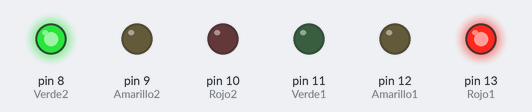
Simulated run of this sketch. Board: Arduino Uno, built with avr-gcc and run on an emulated ATmega328P. Parts: output pins drawn as LEDs (lit = HIGH).

Above: at 1.0 s.
At 3.2 s:
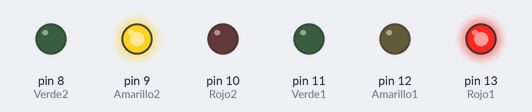
At 5.4 s:
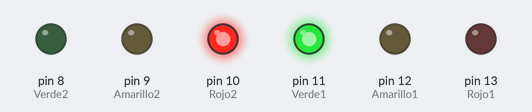
At 7.6 s:
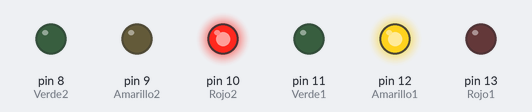
Timing chart, 0 to 11.4 s (numbered marks = the images above):
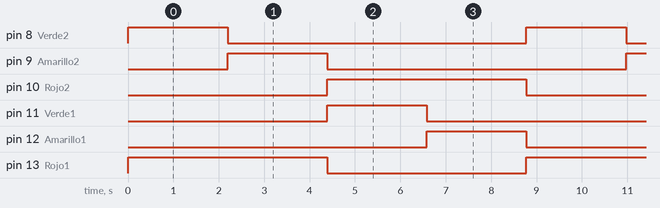

The sketch:

Timer_2.ino
```cpp
int Rojo1=13;
int Amarillo1=12;
int Verde1=11;
int Rojo2=10;
int Amarillo2=9;
int Verde2=8;

void setup() {
  //Detener todas las interrupciones
  noInterrupts();
  //Registro de control A en 0
  TCCR1A=0;
  //Activar el modo CTC en Timer1
  TCCR1B=0;
  TCCR1B |=(1<<WGM12);
  //Pre-escalador en 1024
  TCCR1B |=(1<<CS12) | (1<<CS10);
  //Inicializar el contador en 0
  TCNT1=0;
  //Valor del registro comparador según la formula
  OCR1A=34286;//7812
  //Inicializar el comparador para el registro A
  TIMSK1 |=(1<<OCIE1A);
  //Activar interrupciones nuevamente
  interrupts();

  pinMode(Rojo1,OUTPUT);
  pinMode(Amarillo1,OUTPUT);
  pinMode(Verde1,OUTPUT);
  pinMode(Rojo2,OUTPUT);
  pinMode(Amarillo2,OUTPUT);
  pinMode(Verde2,OUTPUT);

}
//boolean flag=true;
int bandera=0;
ISR(TIMER1_COMPA_vect){
  if(bandera==0){
    digitalWrite(Amarillo1,LOW);
    digitalWrite(Rojo1,HIGH);
    digitalWrite(Rojo2,LOW);
    digitalWrite(Verde2,HIGH);
    bandera=1;
  }
  else{
    if(bandera==1){
      digitalWrite(Verde2,LOW);
      digitalWrite(Amarillo2,HIGH);
      bandera=2;
    }
    else{
      if(bandera==2){
        digitalWrite(Amarillo2,LOW);
        digitalWrite(Rojo2,HIGH);
        digitalWrite(Rojo1,LOW);
        digitalWrite(Verde1,HIGH);
        bandera=3;
      }
      else{
        if(bandera==3){
          digitalWrite(Verde1,LOW);
          digitalWrite(Amarillo1,HIGH);
          bandera=0;
        }
      }
    }
  }

  /*
  if(flag){
    digitalWrite(Rojo2,LOW);
    digitalWrite(Verde1,LOW);
    digitalWrite(Rojo1,HIGH);
    digitalWrite(Verde2,HIGH);
    flag=false;
  }
  else{
    digitalWrite(Rojo1,LOW);
    digitalWrite(Verde2,LOW);
    digitalWrite(Rojo2,HIGH);
    digitalWrite(Verde1,HIGH);
    flag=true;
  }
  */
}

void loop() {

}
```

Measured:
- by itself, pin 8 (Verde2), pin 9 (Amarillo2), pin 11 (Verde1), pin 12 (Amarillo1): alternates HIGH for 2.2 s and LOW for 6.6 s
- by itself, pin 10 (Rojo2), pin 13 (Rojo1): alternates HIGH for 4.4 s and LOW for 4.4 s
- by itself, everything shown: repeats every 8.8 s, in 4 steps
